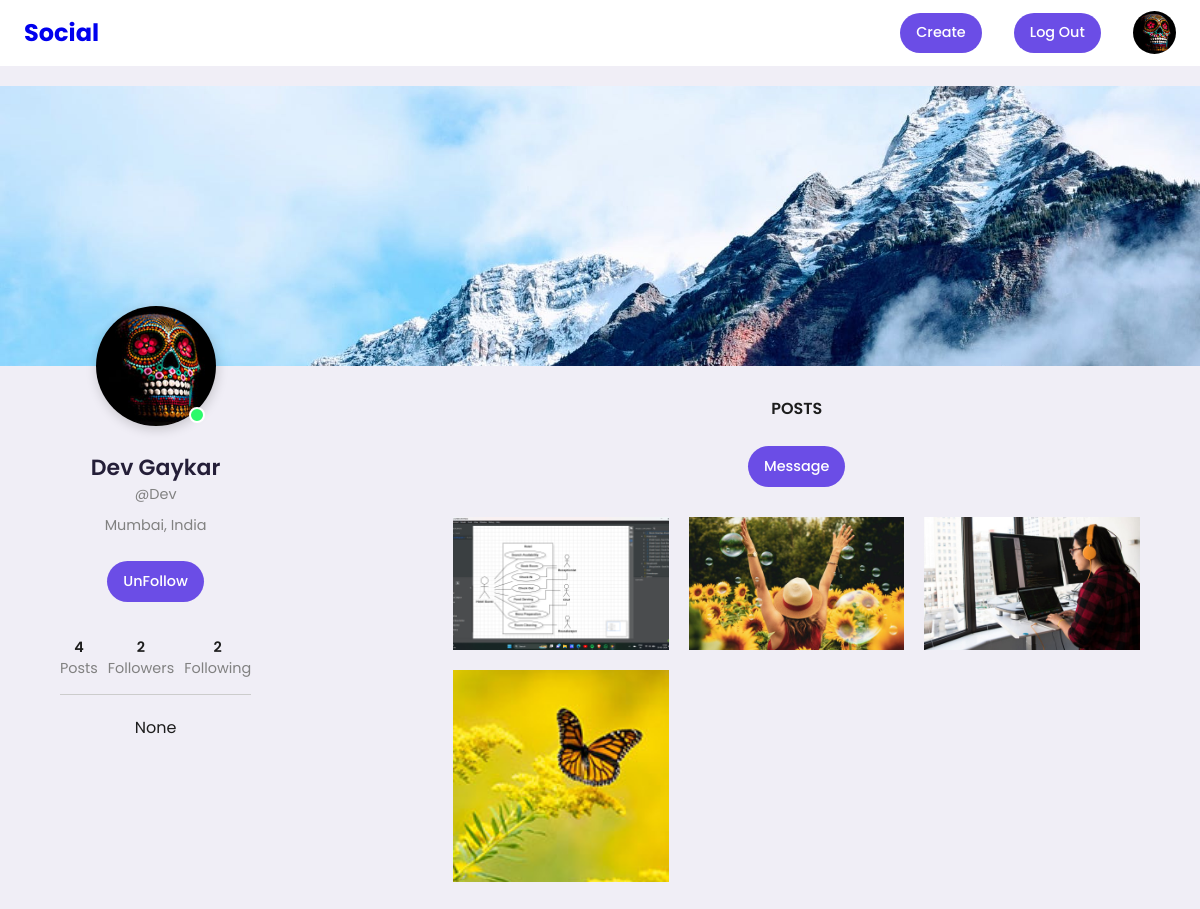
Screenshot of /Dev/ (signed in) with the database file from the repository.
### userauths/models.py (models this page shows, shortened)
class Profile(models.Model):
    user = models.OneToOneField(User, related_name='profile', on_delete=models.CASCADE)
    image = models.ImageField(upload_to="profile_picture", null=True, default="default.jpg")
    first_name = models.CharField(max_length=200, null=True, blank=True)
    last_name = models.CharField(max_length=200, null=True, blank=True)
    bio = models.CharField(max_length=200, null=True, blank=True)
    location = models.CharField(max_length=200, null=True, blank=True)
    url = models.URLField(max_length=200, null=True, blank=True)
    favourite = models.ManyToManyField(Post,blank=True)

### post/models.py (models this page shows, shortened)
class Post(models.Model):
    id = models.UUIDField(primary_key=True,default=uuid.uuid4,editable=False)
    picture = models.ImageField(upload_to=user_directory_path,verbose_name="Picture",null=True,max_length=5242880)
    caption = models.CharField(max_length=10000,verbose_name="Caption")
    posted = models.DateTimeField(auto_now_add=True)
    tag = models.ManyToManyField(Tag,related_name="tags")
    user = models.ForeignKey(User,on_delete=models.CASCADE)
    likes = models.ManyToManyField(User,related_name="likedposts",through="LikedPost")
    def get_absolute_url(self):
        return reverse('post-details',args=[str(self.id)])

### userauths/views.py (the view)
# urls.py: path('<username>/',UserProfile,name='profile'),
def UserProfile(request, username):
    Profile.objects.get_or_create(user=request.user)
    user = get_object_or_404(User, username=username)
    profile = Profile.objects.get(user=user)
    url_name = resolve(request.path).url_name
    if url_name == 'profile':
        posts = Post.objects.filter(user=user).order_by('-posted')
    else:
        posts = profile.favourite.all()
    post_count = Post.objects.filter(user=user).count()
    following_count = Follow.objects.filter(follower=user).count()
    followers_count = Follow.objects.filter(following=user).count()
    follow_status = Follow.objects.filter(following=user,follower=request.user).exists()
    paginator = Paginator(posts, 8)
    page_number = request.GET.get('page')
    posts_paginator = paginator.get_page(page_number)
    context = {
        'posts_paginator': posts_paginator,
        'posts' : posts,
        'profile': profile,
        'post_count' : post_count,
        'following_count' : following_count,
        'followers_count' : followers_count,
        'follow_status' : follow_status,
    }
    return render(request, "userauths/profile.html", context)

### userauths/templates/userauths/profile.html (shortened to what this page needs)
{%extends 'layouts/b.html'%} {% load static %} {% block content %}
<!DOCTYPE html>
    <link
      rel="stylesheet"
      href="https://cdnjs.cloudflare.com/ajax/libs/font-awesome/6.1.1/css/all.min.css"
    />
    <link rel="stylesheet" href="{% static 'userauths/style.css' %}" />
    <div class="header__wrapper">
      <header></header>
      <div class="cols__container">
        <div class="left__col">
          <div class="img__container ">
            <img
              src="{{request.user.profile.image.url}}"
              alt="{{ profile.user.username }}"
            />
            <span></span>
          </div>
          <h2>{{ profile.first_name }} {{ profile.last_name }}</h2>
          <p style="margin-bottom: 10px;"> @{{profile.user.username }}</p>
         <p> {{ profile.location }} </p><br>
          {% if profile.user != request.user %}
            {%if follow_status == True%}
              <a href = "{%url 'follow' profile.user 0 %}"><label class = "btn btn-primary"> UnFollow </label></a>
            {%else%}
            <a href = "{%url 'follow' profile.user 1 %}"><label class = "btn btn-primary" > Follow </label></a>
            {%endif%}
          {% endif %}
          <ul class="about">
            <li style="margin-right: 10px;" ><span>{{post_count}}</span> Posts</li>
            <li style="margin-right: 10px;"><span>{{ followers_count}}</span> Followers</li>
            <li><span>{{ following_count}}</span> Following</li>
          </ul>
          <div class="content">
            <p>
              <p>{{ profile.bio }} </p>
            </p>
          </div>
        </div>
        <div class="right__col">
          <div class="nav">
            <ul>
              <li><a href="{% url 'profile' profile.user %}">Posts</a></li>
            </ul> <br>
          {% if profile.user != request.user %}
          <label class = "btn btn-primary" > Message </label>
          {% endif %}
          </div>
          <div class="photos">
            {% for post in posts %}
            <a href="{{post.get_absolute_url}}">
              <img src="{{ post.picture.url }}" alt="Photo" />
            </a>
            {% endfor %}
        </div>
        </div>
        </div>
      </div>
{% endblock content %}

### templates/snippets/header.html
{%load static%}
<nav>
    <div class="container">
        <h2 class="log">
            <a href = "{% url 'home' %}">
            Social
            </a>
        </h2>
        {%if user.is_authenticated%}
        <div class="create">
            <a href="{% url 'newpost' %}" class="btn btn-primary" role="button">
                Create
            </a>
            <a href="{% url 'account_logout' %}" class="btn btn-primary" role="button">
                Log Out
            </a>
                <div class="profile-photo" >
                    <a href = "{% url 'profile' request.user.profile.user %}">
                    <img src="{{request.user.profile.image.url}}"/>
                    </a>
                </div>
        {%endif%}
        </div>
    </div>
</nav>

### static/style.css (style rules this page uses)
:root { --primary-color-hue: 252; --dark-color-lightness:17%; --light-color-lightness:95%; --white-color-lightness:100%; --color-dark : hsl(252,30%, var(--dark-color-lightness)); --color-light : hsl(252,30%,var(--light-color-lightness)); --color-gray : hsl(var(--primary-color-hue),15%,65%); --color-primary: hsl(var(--primary-color-hue),75%,60%); --color-secondary: hsl(252,100%,90%); --color-danger: hsl(0,95%,65%); --color-sucsess: hsl(120,95%,65%); --color-white: hsl(252,30%,var(--white-color-lightness)); --color-black : hsl(252,30%,10%); --border-radius: 2rem; --card-border-radius: 1rem; --btn-padding: 0.6rem 1rem; --search-padding: 0.6rem 1rem; --card-padding: 1rem; --sticky-top-left: 5.4rem; --sticky-top-right: -18rem; }
*, *::before, *::after { margin: 0; padding: 0; outline: 0; box-sizing: border-box; text-decoration: none; list-style: none; border: none; }
body { font-family: "Poppins",sans-serif ; color: var(--color-dark); background: var(--color-light); overflow-x: hidden; }
.container { width: 80%; margin:0 auto; }
.profile-photo { width: 2.7rem; aspect-ratio: 1/1; border-radius: 50%; overflow: hidden; }
img { display: block; width: 100%; }
.btn { display: inline-block; padding: var(--btn-padding); font-weight: 500; border-radius: var(--border-radius); cursor: pointer; transition: all 300ms ease; font-size: 0.9rem; }
.btn-primary { background: var(--color-primary); color: white; }
nav { width: 100%; background: var(--color-white); padding: 0.7rem 0; position: fixed; top: 0; z-index: 10; }
nav .container { display: flex; align-items: center; justify-content: space-between; }
nav .create { display: flex; align-items: center; gap: 2rem; }
@media screen and (max-width: 1200px) { .container { width: 96%; } }

### rows the page displays
Profile: first_name "Dev", last_name "Gaykar", user.username "Dev", location "Mumbai, India", bio "None"
Post: picture (picture)
Post: picture (picture)
Post: picture (picture)
Post: picture (picture)

### other values shown
{{ post_count }} "4"
{{ followers_count }} "2"
{{ following_count }} "2"
